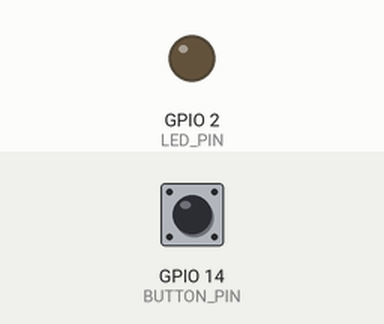
A sketch run on a simulated ESP32. On the bench: output pins drawn as LEDs (lit = HIGH). The test bench sets the inputs (shaded band); at power-on: GPIO 14 (BUTTON_PIN) HIGH.

Above: at 1.2 s.
1.3 s: GPIO 14 (BUTTON_PIN) pulled LOW for 0.15 s
At 2.1 s:
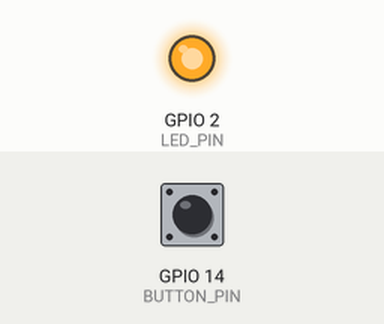
2.9 s: GPIO 14 (BUTTON_PIN) pulled LOW for 1 s
At 3.4 s:
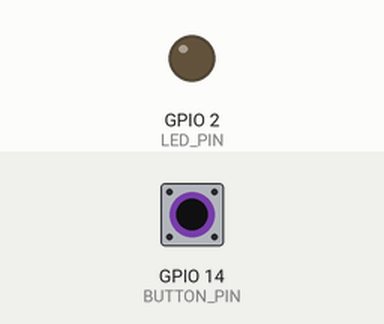
5.4 s: GPIO 14 (BUTTON_PIN) pulled LOW for 3.2 s
At 6.5 s:
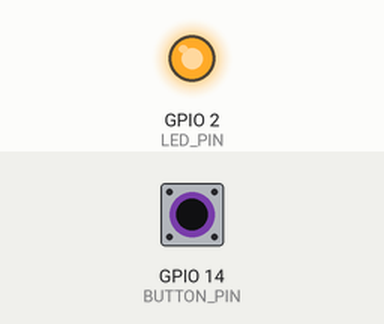
Timing chart, 0 to 8.4 s (numbered marks = the images above; inputs shaded):
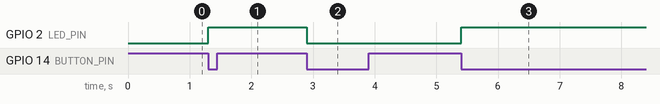

The sketch:

Interrupts.ino
```cpp
// Hardware interrupts
// Normally, your code runs in a "polling" loop. If you have a `delay(5000)` , the microcontroller suspends execution and is blind for that period.
// An Interrupt breaks through that. It forces the CPU to stop whatever it's doing, run a tiny function (called an ISR - Interrupt Service Routine)
// and then go back to where it left off.

// The Rule of Interrupts:
// - Keep it short and fast. Don't delay.
// - Volatile Variables: Any mutable variable used in an ISR must be declared as `volatile`.

#define BUTTON_PIN 14
#define LED_PIN 2

volatile bool ledState = false;

// The Interrupt Service Routine (ISR)
void IRAM_ATTR handleButtonPress()
{
    ledState = !ledState; // Toggle led
    digitalWrite(LED_PIN, ledState);
}

void setup()
{
    pinMode(LED_PIN, OUTPUT);
    pinMode(BUTTON_PIN, INPUT_PULLUP);

    // Trigger when pin goes from HIGH to LOW (falling edge)
    attachInterrupt(digitalPinToInterrupt(BUTTON_PIN), handleButtonPress, FALLING);
}

void loop()
{
    // Simulate a very "busy" program
    delay(10000);
}
```

Measured:
- after the input at 1.3 s, GPIO 2 (LED_PIN): LOW → HIGH at once
- after the input at 2.9 s, GPIO 2 (LED_PIN): HIGH → LOW at once
- after the input at 5.4 s, GPIO 2 (LED_PIN): LOW → HIGH at once
